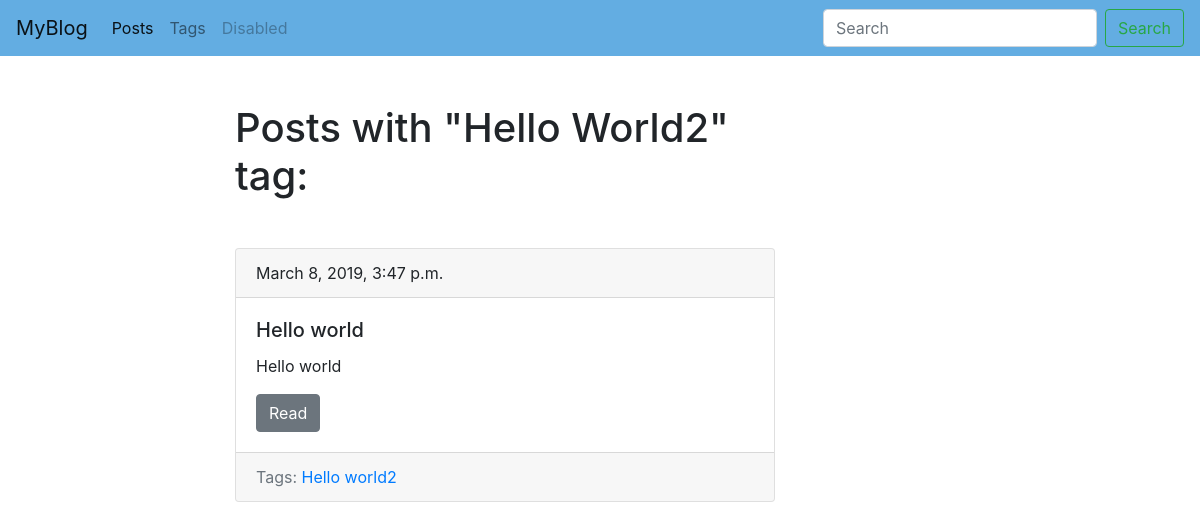
Page /blog/tags/helloworld2/ on the committed database.
### blog/models.py (models this page shows, shortened)
class Tag(models.Model):
    title = models.CharField(max_length=50)
    slug = models.SlugField(max_length=50, unique=True)
    def get_absolute_url(self):
        return reverse('tag_detail_url', kwargs={'slug': self.slug})

class Post(models.Model):
    title = models.CharField(max_length=150, db_index=True)
    slug = models.SlugField(max_length=150, unique=True,blank=True)
    body = models.TextField(blank=True, db_index=True)
    date_pub = models.DateTimeField(auto_now_add=True)
    tags = models.ManyToManyField('Tag', blank=True, related_name='posts')
    def get_absolute_url(self):
        return reverse('post_detail_url', kwargs={'slug': self.slug})

### blog/views.py (the view)
# urls.py: path('tags/<str:slug>/', TagDetail.as_view(), name='tag_detail_url'),
class TagDetail(ObjectDetailMixin, View):
    model = Tag
    template = 'blog/tag_detail.html'

### blog/utils.py (called while the page is built)
    def get(self, request, slug):
        object = get_object_or_404(self.model, slug__iexact=slug)
        return render(request, self.template, context={self.model.__name__.lower():object})

### blog/templates/blog/tag_detail.html (shortened to what this page needs)
{% extends 'blog/base_blog.html' %}
{% block content %}
    <h1 class="mb-5">Posts with "{{ tag.title | title }}" tag:</h1>
    {% for post in tag.posts.all %}
        {% include 'blog/includes/post_card_template.html' %}
    {% endfor %}
{% endblock %}

### blog/templates/blog/includes/post_card_template.html
<div class="card mb-4">
  <div class="card-header">
    {{post.date_pub}}
  </div>
  <div class="card-body">
    <h5 class="card-title">{{post.title}}</h5>
    <p class="card-text">{{post.body | truncatewords:15}}</p>
    <a href="{{ post.get_absolute_url }}" class="btn btn-secondary">Read</a>
  </div>
  <div class="card-footer text-muted">
    Tags:
    {% for tag in post.tags.all %}
      <a href="{{tag.get_absolute_url}}">{{tag.title}}</a>
    {% endfor %}
  </div>
</div>

### rows in the picture
Tag: title "Hello World2", title "Hello world2"
Post: date_pub "March 8, 2019, 3:47 p.m.", title "Hello world", body "Hello world"
